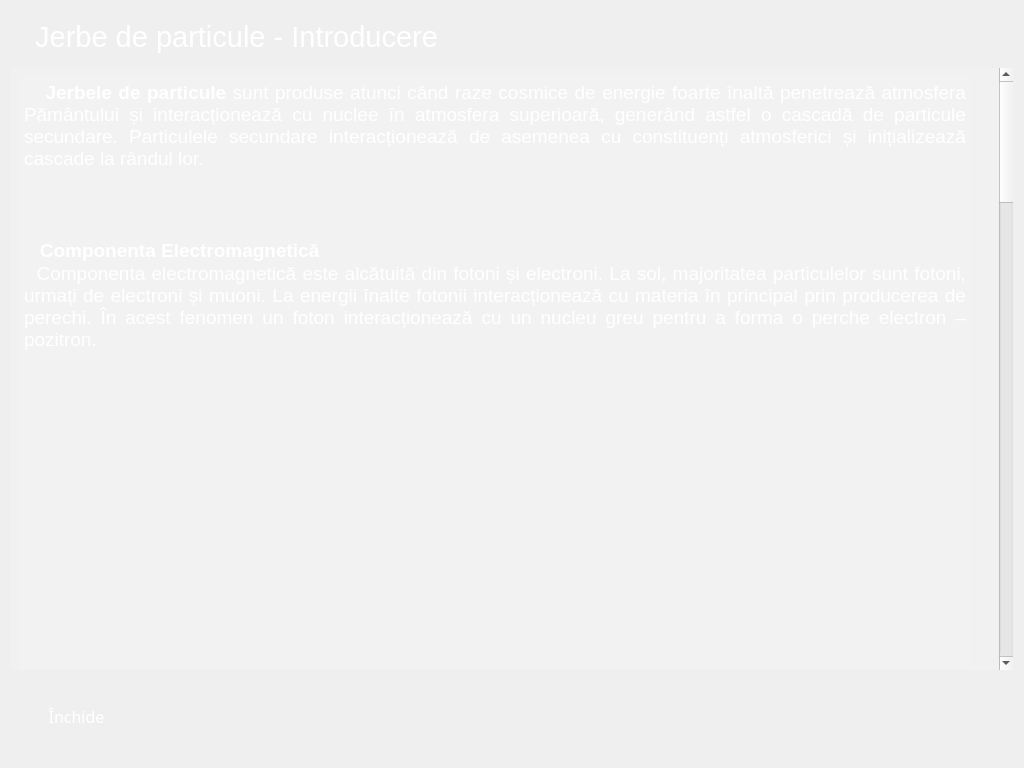
<?xml version="1.0" encoding="UTF-8"?>
<ui version="4.0">
 <class>Dialogr5</class>
 <widget class="QDialog" name="Dialogr5">
  <property name="geometry">
   <rect>
    <x>0</x>
    <y>0</y>
    <width>1024</width>
    <height>768</height>
   </rect>
  </property>
  <property name="minimumSize">
   <size>
    <width>1024</width>
    <height>768</height>
   </size>
  </property>
  <property name="maximumSize">
   <size>
    <width>1024</width>
    <height>768</height>
   </size>
  </property>
  <property name="windowTitle">
   <string>Introducere</string>
  </property>
  <property name="windowIcon">
   <iconset resource="filles.qrc">
    <normaloff>:/iss_logo.png</normaloff>:/iss_logo.png</iconset>
  </property>
  <property name="styleSheet">
   <string notr="true">#Dialogr5 {
background-color: url transparent;
border-image: url(:bk1.jpg);
background: none;
border:  none;
background-repeat: none;
}</string>
  </property>
  <layout class="QVBoxLayout" name="verticalLayout">
   <item>
    <widget class="QLabel" name="label">
     <property name="minimumSize">
      <size>
       <width>595</width>
       <height>51</height>
      </size>
     </property>
     <property name="maximumSize">
      <size>
       <width>591</width>
       <height>51</height>
      </size>
     </property>
     <property name="palette">
      <palette>
       <active>
        <colorrole role="WindowText">
         <brush brushstyle="SolidPattern">
          <color alpha="255">
           <red>255</red>
           <green>255</green>
           <blue>255</blue>
          </color>
         </brush>
        </colorrole>
       </active>
       <inactive>
        <colorrole role="WindowText">
         <brush brushstyle="SolidPattern">
          <color alpha="255">
           <red>255</red>
           <green>255</green>
           <blue>255</blue>
          </color>
         </brush>
        </colorrole>
       </inactive>
       <disabled>
        <colorrole role="WindowText">
         <brush brushstyle="SolidPattern">
          <color alpha="255">
           <red>120</red>
           <green>120</green>
           <blue>120</blue>
          </color>
         </brush>
        </colorrole>
       </disabled>
      </palette>
     </property>
     <property name="font">
      <font>
       <family>MS Shell Dlg 2</family>
       <pointsize>22</pointsize>
      </font>
     </property>
     <property name="text">
      <string>   Jerbe de particule - Introducere</string>
     </property>
    </widget>
   </item>
   <item>
    <widget class="QScrollArea" name="scrollArea">
     <property name="styleSheet">
      <string notr="true">background-color:rgba(255, 255, 255, 10)</string>
     </property>
     <property name="frameShape">
      <enum>QFrame::NoFrame</enum>
     </property>
     <property name="widgetResizable">
      <bool>true</bool>
     </property>
     <widget class="QWidget" name="scrollAreaWidgetContents">
      <property name="geometry">
       <rect>
        <x>0</x>
        <y>-2287</y>
        <width>981</width>
        <height>2887</height>
       </rect>
      </property>
      <layout class="QVBoxLayout" name="verticalLayout_2">
       <item>
        <widget class="QTextBrowser" name="textBrowser">
         <property name="minimumSize">
          <size>
           <width>950</width>
           <height>950</height>
          </size>
         </property>
         <property name="maximumSize">
          <size>
           <width>950</width>
           <height>950</height>
          </size>
         </property>
         <property name="font">
          <font>
           <family>MS Shell Dlg 2</family>
           <pointsize>12</pointsize>
          </font>
         </property>
         <property name="frameShape">
          <enum>QFrame::NoFrame</enum>
         </property>
         <property name="html">
          <string>&lt;!DOCTYPE HTML PUBLIC &quot;-//W3C//DTD HTML 4.0//EN&quot; &quot;http://www.w3.org/TR/REC-html40/strict.dtd&quot;&gt;
&lt;html&gt;&lt;head&gt;&lt;meta name=&quot;qrichtext&quot; content=&quot;1&quot; /&gt;&lt;style type=&quot;text/css&quot;&gt;
p, li { white-space: pre-wrap; }
&lt;/style&gt;&lt;/head&gt;&lt;body style=&quot; font-family:'MS Shell Dlg 2'; font-size:12pt; font-weight:400; font-style:normal;&quot;&gt;
&lt;p align=&quot;justify&quot; style=&quot; margin-top:0px; margin-bottom:0px; margin-left:0px; margin-right:0px; -qt-block-indent:0; text-indent:0px;&quot;&gt;&lt;span style=&quot; font-family:'Arial Unicode MS,sans-serif'; font-size:11pt; color:#ffffff;&quot;&gt;    &lt;/span&gt;&lt;span style=&quot; font-family:'Arial Unicode MS,sans-serif'; font-size:14pt; font-weight:600; color:#ffffff;&quot;&gt;Jerbele de particule&lt;/span&gt;&lt;span style=&quot; font-family:'Arial Unicode MS,sans-serif'; font-size:14pt; color:#ffffff;&quot;&gt; sunt produse atunci când raze cosmice de energie foarte înaltă penetrează atmosfera Pământului &lt;/span&gt;&lt;span style=&quot; font-family:'Calibri,sans-serif'; font-size:14pt; color:#ffffff;&quot;&gt;ș&lt;/span&gt;&lt;span style=&quot; font-family:'Arial Unicode MS,sans-serif'; font-size:14pt; color:#ffffff;&quot;&gt;i interac&lt;/span&gt;&lt;span style=&quot; font-family:'Calibri,sans-serif'; font-size:14pt; color:#ffffff;&quot;&gt;ț&lt;/span&gt;&lt;span style=&quot; font-family:'Arial Unicode MS,sans-serif'; font-size:14pt; color:#ffffff;&quot;&gt;ionează cu nuclee în atmosfera superioară, generând astfel o cascadă de particule secundare. Particulele secundare interac&lt;/span&gt;&lt;span style=&quot; font-family:'Calibri,sans-serif'; font-size:14pt; color:#ffffff;&quot;&gt;ț&lt;/span&gt;&lt;span style=&quot; font-family:'Arial Unicode MS,sans-serif'; font-size:14pt; color:#ffffff;&quot;&gt;ionează de asemenea cu constituen&lt;/span&gt;&lt;span style=&quot; font-family:'Calibri,sans-serif'; font-size:14pt; color:#ffffff;&quot;&gt;ț&lt;/span&gt;&lt;span style=&quot; font-family:'Arial Unicode MS,sans-serif'; font-size:14pt; color:#ffffff;&quot;&gt;i atmosferici &lt;/span&gt;&lt;span style=&quot; font-family:'Calibri,sans-serif'; font-size:14pt; color:#ffffff;&quot;&gt;ș&lt;/span&gt;&lt;span style=&quot; font-family:'Arial Unicode MS,sans-serif'; font-size:14pt; color:#ffffff;&quot;&gt;i ini&lt;/span&gt;&lt;span style=&quot; font-family:'Calibri,sans-serif'; font-size:14pt; color:#ffffff;&quot;&gt;ț&lt;/span&gt;&lt;span style=&quot; font-family:'Arial Unicode MS,sans-serif'; font-size:14pt; color:#ffffff;&quot;&gt;ializează cascade la rândul lor.&lt;/span&gt;&lt;/p&gt;
&lt;p align=&quot;justify&quot; style=&quot;-qt-paragraph-type:empty; margin-top:0px; margin-bottom:0px; margin-left:0px; margin-right:0px; -qt-block-indent:0; text-indent:0px; font-family:'Arial Unicode MS,sans-serif'; font-size:14pt; color:#000000;&quot;&gt;&lt;br /&gt;&lt;/p&gt;
&lt;p align=&quot;justify&quot; style=&quot; margin-top:0px; margin-bottom:0px; margin-left:0px; margin-right:0px; -qt-block-indent:0; text-indent:0px;&quot;&gt;&lt;span style=&quot; font-family:'Arial Unicode MS'; font-size:14pt; color:#ffffff;&quot;&gt;        &lt;/span&gt;&lt;img src=&quot;:/KCDC-EAS.png&quot; /&gt;&lt;/p&gt;
&lt;p align=&quot;justify&quot; style=&quot;-qt-paragraph-type:empty; margin-top:0px; margin-bottom:0px; margin-left:0px; margin-right:0px; -qt-block-indent:0; text-indent:0px; font-family:'Arial Unicode MS'; font-size:14pt; color:#ffffff;&quot;&gt;&lt;br /&gt;&lt;/p&gt;
&lt;p align=&quot;justify&quot; style=&quot; margin-top:0px; margin-bottom:0px; margin-left:0px; margin-right:0px; -qt-block-indent:0; text-indent:0px;&quot;&gt;&lt;span style=&quot; font-family:'Arial Unicode MS,sans-serif'; font-size:14pt; color:#ffffff;&quot;&gt; &lt;/span&gt;&lt;span style=&quot; font-family:'Arial Unicode MS,sans-serif'; font-size:14pt; color:#000000;&quot;&gt;  &lt;/span&gt;&lt;span style=&quot; font-family:'Arial Unicode MS,sans-serif'; font-size:14pt; font-weight:600; color:#ffffff;&quot;&gt;Componenta Electromagnetică&lt;/span&gt;&lt;/p&gt;
&lt;p align=&quot;justify&quot; style=&quot; margin-top:0px; margin-bottom:0px; margin-left:0px; margin-right:0px; -qt-block-indent:0; text-indent:0px;&quot;&gt;&lt;span style=&quot; font-family:'Arial Unicode MS'; font-size:14pt; color:#ffffff;&quot;&gt;  &lt;/span&gt;&lt;span style=&quot; font-family:'Arial Unicode MS,sans-serif'; font-size:14pt; color:#ffffff;&quot;&gt;Componenta electromagnetică este alcătuită din fotoni &lt;/span&gt;&lt;span style=&quot; font-family:'Calibri,sans-serif'; font-size:14pt; color:#ffffff;&quot;&gt;ș&lt;/span&gt;&lt;span style=&quot; font-family:'Arial Unicode MS,sans-serif'; font-size:14pt; color:#ffffff;&quot;&gt;i electroni. La sol, majoritatea particulelor sunt fotoni, urma&lt;/span&gt;&lt;span style=&quot; font-family:'Calibri,sans-serif'; font-size:14pt; color:#ffffff;&quot;&gt;ț&lt;/span&gt;&lt;span style=&quot; font-family:'Arial Unicode MS,sans-serif'; font-size:14pt; color:#ffffff;&quot;&gt;i de electroni &lt;/span&gt;&lt;span style=&quot; font-family:'Calibri,sans-serif'; font-size:14pt; color:#ffffff;&quot;&gt;ș&lt;/span&gt;&lt;span style=&quot; font-family:'Arial Unicode MS,sans-serif'; font-size:14pt; color:#ffffff;&quot;&gt;i muoni. La energii înalte fotonii interac&lt;/span&gt;&lt;span style=&quot; font-family:'Calibri,sans-serif'; font-size:14pt; color:#ffffff;&quot;&gt;ț&lt;/span&gt;&lt;span style=&quot; font-family:'Arial Unicode MS,sans-serif'; font-size:14pt; color:#ffffff;&quot;&gt;ionează cu materia în principal prin producerea de perechi. În acest fenomen un foton interac&lt;/span&gt;&lt;span style=&quot; font-family:'Calibri,sans-serif'; font-size:14pt; color:#ffffff;&quot;&gt;ț&lt;/span&gt;&lt;span style=&quot; font-family:'Arial Unicode MS,sans-serif'; font-size:14pt; color:#ffffff;&quot;&gt;ionează cu un nucleu greu pentru a forma o perche electron – pozitron.&lt;/span&gt;&lt;/p&gt;&lt;/body&gt;&lt;/html&gt;</string>
         </property>
        </widget>
       </item>
       <item>
        <widget class="QGraphicsView" name="graphicsView">
         <property name="minimumSize">
          <size>
           <width>405</width>
           <height>305</height>
          </size>
         </property>
         <property name="maximumSize">
          <size>
           <width>405</width>
           <height>305</height>
          </size>
         </property>
         <property name="frameShape">
          <enum>QFrame::NoFrame</enum>
         </property>
        </widget>
       </item>
       <item>
        <widget class="QTextBrowser" name="textBrowser_3">
         <property name="minimumSize">
          <size>
           <width>0</width>
           <height>105</height>
          </size>
         </property>
         <property name="font">
          <font>
           <family>MS Shell Dlg 2</family>
           <pointsize>12</pointsize>
          </font>
         </property>
         <property name="frameShape">
          <enum>QFrame::NoFrame</enum>
         </property>
         <property name="html">
          <string>&lt;!DOCTYPE HTML PUBLIC &quot;-//W3C//DTD HTML 4.0//EN&quot; &quot;http://www.w3.org/TR/REC-html40/strict.dtd&quot;&gt;
&lt;html&gt;&lt;head&gt;&lt;meta name=&quot;qrichtext&quot; content=&quot;1&quot; /&gt;&lt;style type=&quot;text/css&quot;&gt;
p, li { white-space: pre-wrap; }
&lt;/style&gt;&lt;/head&gt;&lt;body style=&quot; font-family:'MS Shell Dlg 2'; font-size:12pt; font-weight:400; font-style:normal;&quot;&gt;
&lt;p align=&quot;justify&quot; style=&quot; margin-top:0px; margin-bottom:0px; margin-left:0px; margin-right:0px; -qt-block-indent:0; text-indent:0px;&quot;&gt;&lt;span style=&quot; font-size:14pt; color:#ffffff;&quot;&gt;   La energii relativ scăzute principalele moduri de interacțiune a fotonilor cu materia este efectul fotoelectric și împrăștierea Compton. Efectul fotoelectric are loc atunci când materia emite electroni ca urmare a interacțiunii cu fotonii.&lt;/span&gt;&lt;/p&gt;&lt;/body&gt;&lt;/html&gt;</string>
         </property>
        </widget>
       </item>
       <item>
        <widget class="QGraphicsView" name="graphicsView_2">
         <property name="minimumSize">
          <size>
           <width>405</width>
           <height>305</height>
          </size>
         </property>
         <property name="maximumSize">
          <size>
           <width>405</width>
           <height>305</height>
          </size>
         </property>
         <property name="frameShape">
          <enum>QFrame::NoFrame</enum>
         </property>
        </widget>
       </item>
       <item>
        <widget class="QTextBrowser" name="textBrowser_4">
         <property name="minimumSize">
          <size>
           <width>0</width>
           <height>70</height>
          </size>
         </property>
         <property name="font">
          <font>
           <family>MS Shell Dlg 2</family>
           <pointsize>12</pointsize>
          </font>
         </property>
         <property name="frameShape">
          <enum>QFrame::NoFrame</enum>
         </property>
         <property name="html">
          <string>&lt;!DOCTYPE HTML PUBLIC &quot;-//W3C//DTD HTML 4.0//EN&quot; &quot;http://www.w3.org/TR/REC-html40/strict.dtd&quot;&gt;
&lt;html&gt;&lt;head&gt;&lt;meta name=&quot;qrichtext&quot; content=&quot;1&quot; /&gt;&lt;style type=&quot;text/css&quot;&gt;
p, li { white-space: pre-wrap; }
&lt;/style&gt;&lt;/head&gt;&lt;body style=&quot; font-family:'MS Shell Dlg 2'; font-size:12pt; font-weight:400; font-style:normal;&quot;&gt;
&lt;p align=&quot;justify&quot; style=&quot; margin-top:0px; margin-bottom:0px; margin-left:0px; margin-right:0px; -qt-block-indent:0; text-indent:0px;&quot;&gt;&lt;span style=&quot; font-size:14pt; color:#ffffff;&quot;&gt;   Împrăștierea Compton are loc atunci când un foton incident este deviat de la traiectoria inițială prin ciocnire elastică cu un electron.&lt;/span&gt;&lt;/p&gt;&lt;/body&gt;&lt;/html&gt;</string>
         </property>
        </widget>
       </item>
       <item>
        <widget class="QGraphicsView" name="graphicsView_3">
         <property name="minimumSize">
          <size>
           <width>405</width>
           <height>305</height>
          </size>
         </property>
         <property name="maximumSize">
          <size>
           <width>405</width>
           <height>305</height>
          </size>
         </property>
         <property name="frameShape">
          <enum>QFrame::NoFrame</enum>
         </property>
        </widget>
       </item>
       <item>
        <widget class="QLabel" name="label_4">
         <property name="minimumSize">
          <size>
           <width>950</width>
           <height>0</height>
          </size>
         </property>
         <property name="maximumSize">
          <size>
           <width>950</width>
           <height>16777215</height>
          </size>
         </property>
         <property name="palette">
          <palette>
           <active>
            <colorrole role="WindowText">
             <brush brushstyle="SolidPattern">
              <color alpha="255">
               <red>255</red>
               <green>255</green>
               <blue>255</blue>
              </color>
             </brush>
            </colorrole>
            <colorrole role="Button">
             <brush brushstyle="SolidPattern">
              <color alpha="10">
               <red>255</red>
               <green>255</green>
               <blue>255</blue>
              </color>
             </brush>
            </colorrole>
            <colorrole role="Base">
             <brush brushstyle="SolidPattern">
              <color alpha="10">
               <red>255</red>
               <green>255</green>
               <blue>255</blue>
              </color>
             </brush>
            </colorrole>
            <colorrole role="Window">
             <brush brushstyle="SolidPattern">
              <color alpha="10">
               <red>255</red>
               <green>255</green>
               <blue>255</blue>
              </color>
             </brush>
            </colorrole>
           </active>
           <inactive>
            <colorrole role="WindowText">
             <brush brushstyle="SolidPattern">
              <color alpha="255">
               <red>255</red>
               <green>255</green>
               <blue>255</blue>
              </color>
             </brush>
            </colorrole>
            <colorrole role="Button">
             <brush brushstyle="SolidPattern">
              <color alpha="10">
               <red>255</red>
               <green>255</green>
               <blue>255</blue>
              </color>
             </brush>
            </colorrole>
            <colorrole role="Base">
             <brush brushstyle="SolidPattern">
              <color alpha="10">
               <red>255</red>
               <green>255</green>
               <blue>255</blue>
              </color>
             </brush>
            </colorrole>
            <colorrole role="Window">
             <brush brushstyle="SolidPattern">
              <color alpha="10">
               <red>255</red>
               <green>255</green>
               <blue>255</blue>
              </color>
             </brush>
            </colorrole>
           </inactive>
           <disabled>
            <colorrole role="WindowText">
             <brush brushstyle="SolidPattern">
              <color alpha="255">
               <red>120</red>
               <green>120</green>
               <blue>120</blue>
              </color>
             </brush>
            </colorrole>
            <colorrole role="Button">
             <brush brushstyle="SolidPattern">
              <color alpha="10">
               <red>255</red>
               <green>255</green>
               <blue>255</blue>
              </color>
             </brush>
            </colorrole>
            <colorrole role="Base">
             <brush brushstyle="SolidPattern">
              <color alpha="10">
               <red>255</red>
               <green>255</green>
               <blue>255</blue>
              </color>
             </brush>
            </colorrole>
            <colorrole role="Window">
             <brush brushstyle="SolidPattern">
              <color alpha="10">
               <red>255</red>
               <green>255</green>
               <blue>255</blue>
              </color>
             </brush>
            </colorrole>
           </disabled>
          </palette>
         </property>
         <property name="font">
          <font>
           <family>MS Shell Dlg 2</family>
           <pointsize>12</pointsize>
          </font>
         </property>
         <property name="text">
          <string>  Bremsstrahlung apare atunci când electronii și pozitronii la energii foarte mari emit fotoni.</string>
         </property>
        </widget>
       </item>
       <item>
        <widget class="QGraphicsView" name="graphicsView_4">
         <property name="minimumSize">
          <size>
           <width>405</width>
           <height>305</height>
          </size>
         </property>
         <property name="maximumSize">
          <size>
           <width>405</width>
           <height>305</height>
          </size>
         </property>
         <property name="frameShape">
          <enum>QFrame::NoFrame</enum>
         </property>
        </widget>
       </item>
       <item>
        <widget class="QTextBrowser" name="textBrowser_2">
         <property name="minimumSize">
          <size>
           <width>950</width>
           <height>440</height>
          </size>
         </property>
         <property name="maximumSize">
          <size>
           <width>950</width>
           <height>440</height>
          </size>
         </property>
         <property name="font">
          <font>
           <pointsize>12</pointsize>
          </font>
         </property>
         <property name="frameShape">
          <enum>QFrame::NoFrame</enum>
         </property>
         <property name="html">
          <string>&lt;!DOCTYPE HTML PUBLIC &quot;-//W3C//DTD HTML 4.0//EN&quot; &quot;http://www.w3.org/TR/REC-html40/strict.dtd&quot;&gt;
&lt;html&gt;&lt;head&gt;&lt;meta name=&quot;qrichtext&quot; content=&quot;1&quot; /&gt;&lt;style type=&quot;text/css&quot;&gt;
p, li { white-space: pre-wrap; }
&lt;/style&gt;&lt;/head&gt;&lt;body style=&quot; font-family:'MS Shell Dlg 2'; font-size:12pt; font-weight:400; font-style:normal;&quot;&gt;
&lt;p align=&quot;justify&quot; style=&quot; margin-top:12px; margin-bottom:12px; margin-left:0px; margin-right:0px; -qt-block-indent:0; text-indent:0px;&quot;&gt;&lt;span style=&quot; font-family:'Arial Unicode MS,sans-serif'; font-size:14pt; font-weight:600; color:#ffffff;&quot;&gt;   Componenta mezonică&lt;/span&gt;&lt;span style=&quot; font-size:14pt; font-weight:600; color:#ffffff;&quot;&gt; &lt;/span&gt;&lt;/p&gt;
&lt;p align=&quot;justify&quot; style=&quot; margin-top:12px; margin-bottom:12px; margin-left:0px; margin-right:0px; -qt-block-indent:0; text-indent:0px;&quot;&gt;&lt;span style=&quot; font-family:'Arial Unicode MS,sans-serif'; font-size:14pt; color:#ffffff;&quot;&gt;Aceasta este a doua categorie de interac&lt;/span&gt;&lt;span style=&quot; font-size:14pt; color:#ffffff;&quot;&gt;ț&lt;/span&gt;&lt;span style=&quot; font-family:'Arial Unicode MS,sans-serif'; font-size:14pt; color:#ffffff;&quot;&gt;ii care au loc într-o jerbă de particule. Cele mai importante particule sunt muonii, a treia cea mai numeroasă categorie de particule care ajung la sol. Mezonii sunt particule hadronice subatomice compu&lt;/span&gt;&lt;span style=&quot; font-size:14pt; color:#ffffff;&quot;&gt;ș&lt;/span&gt;&lt;span style=&quot; font-family:'Arial Unicode MS,sans-serif'; font-size:14pt; color:#ffffff;&quot;&gt;i dintr-un quark &lt;/span&gt;&lt;span style=&quot; font-size:14pt; color:#ffffff;&quot;&gt;ș&lt;/span&gt;&lt;span style=&quot; font-family:'Arial Unicode MS,sans-serif'; font-size:14pt; color:#ffffff;&quot;&gt;i un antiquark, lega&lt;/span&gt;&lt;span style=&quot; font-size:14pt; color:#ffffff;&quot;&gt;ț&lt;/span&gt;&lt;span style=&quot; font-family:'Arial Unicode MS,sans-serif'; font-size:14pt; color:#ffffff;&quot;&gt;i impreună de interac&lt;/span&gt;&lt;span style=&quot; font-size:14pt; color:#ffffff;&quot;&gt;ț&lt;/span&gt;&lt;span style=&quot; font-family:'Arial Unicode MS,sans-serif'; font-size:14pt; color:#ffffff;&quot;&gt;ia tare.&lt;/span&gt;&lt;span style=&quot; font-size:14pt; color:#ffffff;&quot;&gt; &lt;/span&gt;&lt;/p&gt;
&lt;p align=&quot;justify&quot; style=&quot; margin-top:12px; margin-bottom:12px; margin-left:0px; margin-right:0px; -qt-block-indent:0; text-indent:0px;&quot;&gt;&lt;span style=&quot; font-family:'Arial Unicode MS,sans-serif'; font-size:14pt; color:#ffffff;&quot;&gt;Sunt foarte mul&lt;/span&gt;&lt;span style=&quot; font-size:14pt; color:#ffffff;&quot;&gt;ț&lt;/span&gt;&lt;span style=&quot; font-family:'Arial Unicode MS,sans-serif'; font-size:14pt; color:#ffffff;&quot;&gt;i mezoni care nu au o durată de via&lt;/span&gt;&lt;span style=&quot; font-size:14pt; color:#ffffff;&quot;&gt;ț&lt;/span&gt;&lt;span style=&quot; font-family:'Arial Unicode MS,sans-serif'; font-size:14pt; color:#ffffff;&quot;&gt;ă prea lungă; ei se dezintegrează rapid în cei mai u&lt;/span&gt;&lt;span style=&quot; font-size:14pt; color:#ffffff;&quot;&gt;ș&lt;/span&gt;&lt;span style=&quot; font-family:'Arial Unicode MS,sans-serif'; font-size:14pt; color:#ffffff;&quot;&gt;ori dintre mezoni:&lt;/span&gt;&lt;span style=&quot; font-size:14pt; color:#ffffff;&quot;&gt; &lt;/span&gt;&lt;/p&gt;
&lt;p align=&quot;justify&quot; style=&quot; margin-top:12px; margin-bottom:12px; margin-left:0px; margin-right:0px; -qt-block-indent:0; text-indent:0px;&quot;&gt;&lt;span style=&quot; font-family:'Arial Unicode MS,sans-serif'; font-size:14pt; color:#ffffff;&quot;&gt;K&lt;/span&gt;&lt;span style=&quot; font-family:'Arial Unicode MS,sans-serif'; font-size:14pt; color:#ffffff; vertical-align:super;&quot;&gt;+&lt;/span&gt;&lt;span style=&quot; font-family:'Arial Unicode MS,sans-serif'; font-size:14pt; color:#ffffff;&quot;&gt; ,K&lt;/span&gt;&lt;span style=&quot; font-family:'Arial Unicode MS,sans-serif'; font-size:14pt; color:#ffffff; vertical-align:super;&quot;&gt;-&lt;/span&gt;&lt;span style=&quot; font-family:'Arial Unicode MS,sans-serif'; font-size:14pt; color:#ffffff;&quot;&gt;, K&lt;/span&gt;&lt;span style=&quot; font-family:'Arial Unicode MS,sans-serif'; font-size:14pt; color:#ffffff; vertical-align:super;&quot;&gt;0&lt;/span&gt;&lt;span style=&quot; font-family:'Arial Unicode MS,sans-serif'; font-size:14pt; color:#ffffff;&quot;&gt; (u&lt;/span&gt;&lt;span style=&quot; font-size:14pt; color:#ffffff;&quot;&gt;ș&lt;/span&gt;&lt;span style=&quot; font-family:'Arial Unicode MS,sans-serif'; font-size:14pt; color:#ffffff;&quot;&gt;ori) &lt;/span&gt;&lt;span style=&quot; font-size:14pt; color:#ffffff;&quot;&gt;ș&lt;/span&gt;&lt;span style=&quot; font-family:'Arial Unicode MS,sans-serif'; font-size:14pt; color:#ffffff;&quot;&gt;i π&lt;/span&gt;&lt;span style=&quot; font-family:'Arial Unicode MS,sans-serif'; font-size:14pt; color:#ffffff; vertical-align:super;&quot;&gt;+&lt;/span&gt;&lt;span style=&quot; font-family:'Arial Unicode MS,sans-serif'; font-size:14pt; color:#ffffff;&quot;&gt; π&lt;/span&gt;&lt;span style=&quot; font-family:'Arial Unicode MS,sans-serif'; font-size:14pt; color:#ffffff; vertical-align:super;&quot;&gt;-&lt;/span&gt;&lt;span style=&quot; font-family:'Arial Unicode MS,sans-serif'; font-size:14pt; color:#ffffff;&quot;&gt; π&lt;/span&gt;&lt;span style=&quot; font-family:'Arial Unicode MS,sans-serif'; font-size:14pt; color:#ffffff; vertical-align:super;&quot;&gt;0&lt;/span&gt;&lt;span style=&quot; font-family:'Arial Unicode MS,sans-serif'; font-size:14pt; color:#ffffff;&quot;&gt;(&lt;/span&gt;&lt;span style=&quot; font-size:14pt; color:#ffffff;&quot;&gt;ș&lt;/span&gt;&lt;span style=&quot; font-family:'Arial Unicode MS,sans-serif'; font-size:14pt; color:#ffffff;&quot;&gt;i mai u&lt;/span&gt;&lt;span style=&quot; font-size:14pt; color:#ffffff;&quot;&gt;ș&lt;/span&gt;&lt;span style=&quot; font-family:'Arial Unicode MS,sans-serif'; font-size:14pt; color:#ffffff;&quot;&gt;ori)&lt;/span&gt;&lt;span style=&quot; font-size:14pt; color:#ffffff;&quot;&gt; &lt;/span&gt;&lt;/p&gt;
&lt;p align=&quot;justify&quot; style=&quot; margin-top:12px; margin-bottom:12px; margin-left:0px; margin-right:0px; -qt-block-indent:0; text-indent:0px;&quot;&gt;&lt;span style=&quot; font-family:'Arial Unicode MS,sans-serif'; font-size:14pt; font-weight:600; color:#ffffff;&quot;&gt;   Componenta Nucleonică&lt;/span&gt;&lt;span style=&quot; font-size:14pt; font-weight:600; color:#ffffff;&quot;&gt; &lt;/span&gt;&lt;/p&gt;
&lt;p align=&quot;justify&quot; style=&quot; margin-top:12px; margin-bottom:12px; margin-left:0px; margin-right:0px; -qt-block-indent:0; text-indent:0px;&quot;&gt;&lt;span style=&quot; font-family:'Arial Unicode MS,sans-serif'; font-size:14pt; color:#ffffff;&quot;&gt;-este formată din protoni &lt;/span&gt;&lt;span style=&quot; font-size:14pt; color:#ffffff;&quot;&gt;ș&lt;/span&gt;&lt;span style=&quot; font-family:'Arial Unicode MS,sans-serif'; font-size:14pt; color:#ffffff;&quot;&gt;i neutroni; acestea sunt cele mai pu&lt;/span&gt;&lt;span style=&quot; font-size:14pt; color:#ffffff;&quot;&gt;ț&lt;/span&gt;&lt;span style=&quot; font-family:'Arial Unicode MS,sans-serif'; font-size:14pt; color:#ffffff;&quot;&gt;ine particule ce ajung la sol, excep&lt;/span&gt;&lt;span style=&quot; font-size:14pt; color:#ffffff;&quot;&gt;ț&lt;/span&gt;&lt;span style=&quot; font-family:'Arial Unicode MS,sans-serif'; font-size:14pt; color:#ffffff;&quot;&gt;ia&lt;/span&gt;&lt;span style=&quot; font-size:8pt; color:#ffffff;&quot;&gt; &lt;/span&gt;&lt;span style=&quot; font-family:'Arial Unicode MS,sans-serif'; font-size:14pt; color:#ffffff;&quot;&gt; fiind neutronii care sunt neutrii din punct de vedere electric &lt;/span&gt;&lt;span style=&quot; font-size:14pt; color:#ffffff;&quot;&gt;ș&lt;/span&gt;&lt;span style=&quot; font-family:'Arial Unicode MS,sans-serif'; font-size:14pt; color:#ffffff;&quot;&gt;i pot trece u&lt;/span&gt;&lt;span style=&quot; font-size:14pt; color:#ffffff;&quot;&gt;ș&lt;/span&gt;&lt;span style=&quot; font-family:'Arial Unicode MS,sans-serif'; font-size:14pt; color:#ffffff;&quot;&gt;or prin atmosferă ajungând la sol.&lt;/span&gt;&lt;span style=&quot; font-size:14pt; color:#ffffff;&quot;&gt; &lt;/span&gt;&lt;/p&gt;&lt;/body&gt;&lt;/html&gt;</string>
         </property>
        </widget>
       </item>
      </layout>
     </widget>
    </widget>
   </item>
   <item>
    <widget class="QPushButton" name="pushButton">
     <property name="minimumSize">
      <size>
       <width>131</width>
       <height>81</height>
      </size>
     </property>
     <property name="maximumSize">
      <size>
       <width>131</width>
       <height>81</height>
      </size>
     </property>
     <property name="palette">
      <palette>
       <active>
        <colorrole role="ButtonText">
         <brush brushstyle="SolidPattern">
          <color alpha="255">
           <red>255</red>
           <green>255</green>
           <blue>255</blue>
          </color>
         </brush>
        </colorrole>
       </active>
       <inactive>
        <colorrole role="ButtonText">
         <brush brushstyle="SolidPattern">
          <color alpha="255">
           <red>255</red>
           <green>255</green>
           <blue>255</blue>
          </color>
         </brush>
        </colorrole>
       </inactive>
       <disabled>
        <colorrole role="ButtonText">
         <brush brushstyle="SolidPattern">
          <color alpha="255">
           <red>120</red>
           <green>120</green>
           <blue>120</blue>
          </color>
         </brush>
        </colorrole>
       </disabled>
      </palette>
     </property>
     <property name="font">
      <font>
       <family>Arial Unicode MS</family>
       <pointsize>12</pointsize>
      </font>
     </property>
     <property name="styleSheet">
      <string notr="true">#pushButton {
background-color: url transparent;
border-image: url(:un3.png);
background: none;
border:  none;
background-repeat: none;
}
#pushButton:hover
{
border-image: url(:un1.png);
}
#pushButton:pressed
{
border-image: url(:un2.png);
}</string>
     </property>
     <property name="text">
      <string>Închide</string>
     </property>
    </widget>
   </item>
  </layout>
 </widget>
 <resources>
  <include location="filles.qrc"/>
 </resources>
 <connections>
  <connection>
   <sender>pushButton</sender>
   <signal>clicked()</signal>
   <receiver>Dialogr5</receiver>
   <slot>close()</slot>
   <hints>
    <hint type="sourcelabel">
     <x>101</x>
     <y>695</y>
    </hint>
    <hint type="destinationlabel">
     <x>198</x>
     <y>711</y>
    </hint>
   </hints>
  </connection>
 </connections>
</ui>
